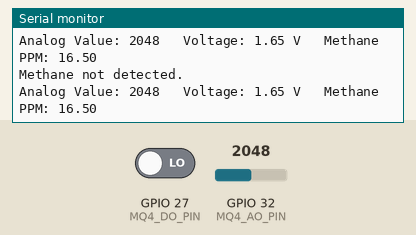
Simulated run of this sketch. Board: ESP32. Shown: the last lines printed to the serial monitor. The inputs (shaded band) are chosen by the test bench; at power-on: GPIO 27 (MQ4_DO_PIN) LOW, GPIO 32 (MQ4_AO_PIN) = 2048.

Above: at 1.8 s.
1.9 s: GPIO 27 (MQ4_DO_PIN) driven HIGH
4.5 s: GPIO 32 (MQ4_AO_PIN) set to 2866
At 5.8 s:
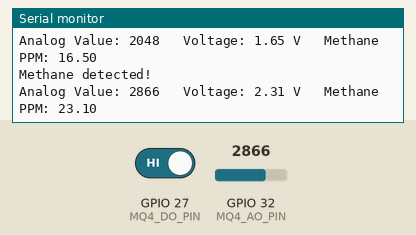
6.0 s: GPIO 32 (MQ4_AO_PIN) set to 3603
At 6.8 s:
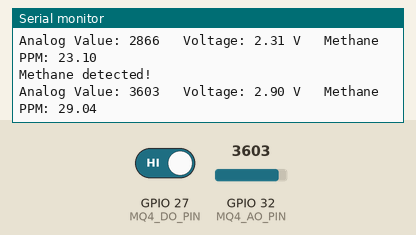
Timing chart, 0 to 9.0 s (numbered marks = the images above; inputs shaded):
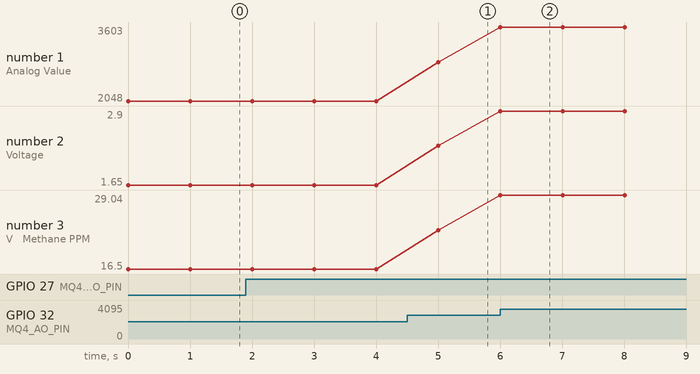

Measured:
- after the input at 4.5 s, the serial monitor: prints a new line after 0.51 s (image 1)
- after the input at 6.0 s, the serial monitor: prints a new line at once (image 2)
- plotted number 1: 2048 → 2866 after the input at 4.5 s, 2866 → 3603 after the input at 6.0 s
- plotted number 2: 1.65 → 2.31 after the input at 4.5 s, 2.31 → 2.9 after the input at 6.0 s
- plotted number 3: 16.5 → 23.1 after the input at 4.5 s, 23.1 → 29.04 after the input at 6.0 s

The sketch:

sketch_jun28a_copy_20240628133055.ino
```cpp
#define MQ4_DO_PIN 27  // Digital pin for MQ4 sensor
#define MQ4_AO_PIN 32  // Analog pin for MQ4 sensor (adjust as needed for your ESP32 board)

void setup() {
  Serial.begin(115200);  // Initialize serial communication at 115200 baud rate
  pinMode(MQ4_DO_PIN, INPUT);  // Set the digital pin as input
}

void loop() {
  // Read the digital value from the sensor
  int sensorStatus = digitalRead(MQ4_DO_PIN);

  // Read the analog value from the sensor
  int analogValue = analogRead(MQ4_AO_PIN);  // Read the analog value from the sensor
  float voltage = analogValue * (3.3 / 4095.0);  // Convert analog value to voltage (3.3V reference)

  // Convert voltage to methane concentration in ppm (parts per million)
  // This conversion formula needs to be adjusted based on sensor calibration
  float methanePPM = voltage * 10;  // Example conversion (you need to calibrate this)

  // Print the digital status
  if (sensorStatus == HIGH) {
    Serial.println("Methane detected!");
  } else {
    Serial.println("Methane not detected.");
  }

  // Print the analog value, voltage, and methane concentration
  Serial.print("Analog Value: ");
  Serial.print(analogValue);
  Serial.print("\t Voltage: ");
  Serial.print(voltage);
  Serial.print(" V\t Methane PPM: ");
  Serial.println(methanePPM);

  delay(1000);  // Wait for 1 second before the next reading
}
```
